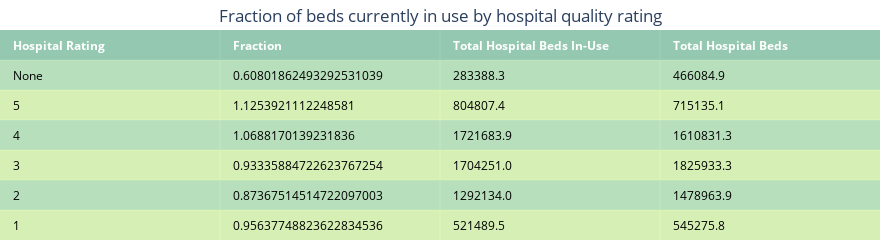

The notebook cell saved with this chart:
### Code cell
# III - 2 - table

df_2_2 = ratings_2

fig_2_2 = ff.create_table(df_2_2, colorscale=colorscale3)

fig_2_2.update_layout(
    {'margin':{'t':30}},
    title={
        "text":"Fraction of beds currently in use by hospital quality rating",
        "y":0.96,
        "x":0.5,
        "xanchor":"center",
        "yanchor":"top"
    },
    autosize=False,
    width=220*df_2_2.shape[1],
    height=40*df_2_2.shape[0]
)

fig_2_2.show()

### Figure 1 — Plotly figure (JSON) as saved in the notebook; plotly's stock layout.template omitted (floating-point values rounded to 4 significant figures)
{"data": [{"colorscale": [[0, "#79bd9a"], [0.5, "#a8dba8"], [1, "#cff09e"]], "hoverinfo": "none", "opacity": 0.75, "showscale": false, "type": "heatmap", "z": [[0, 0, 0, 0], [0.5, 0.5, 0.5, 0.5], [1, 1, 1, 1], [0.5, 0.5, 0.5, 0.5], [1, 1, 1, 1], [0.5, 0.5, 0.5, 0.5], [1, 1, 1, 1]]}], "layout": {"annotations": [{"align": "left", "font": {"color": "#ffffff"}, "showarrow": false, "text": "<b>Hospital Rating</b>", "x": -0.45, "xanchor": "left", "xref": "x", "y": 0, "yref": "y"}, {"align": "left", "font": {"color": "#ffffff"}, "showarrow": false, "text": "<b>Fraction</b>", "x": 0.55, "xanchor": "left", "xref": "x", "y": 0, "yref": "y"}, {"align": "left", "font": {"color": "#ffffff"}, "showarrow": false, "text": "<b>Total Hospital Beds In-Use</b>", "x": 1.55, "xanchor": "left", "xref": "x", "y": 0, "yref": "y"}, {"align": "left", "font": {"color": "#ffffff"}, "showarrow": false, "text": "<b>Total Hospital Beds</b>", "x": 2.55, "xanchor": "left", "xref": "x", "y": 0, "yref": "y"}, {"align": "left", "font": {"color": "#000000"}, "showarrow": false, "text": "None", "x": -0.45, "xanchor": "left", "xref": "x", "y": 1, "yref": "y"}, {"align": "left", "font": {"color": "#000000"}, "showarrow": false, "text": "0.60801862493292531039", "x": 0.55, "xanchor": "left", "xref": "x", "y": 1, "yref": "y"}, {"align": "left", "font": {"color": "#000000"}, "showarrow": false, "text": "283388.3", "x": 1.55, "xanchor": "left", "xref": "x", "y": 1, "yref": "y"}, {"align": "left", "font": {"color": "#000000"}, "showarrow": false, "text": "466084.9", "x": 2.55, "xanchor": "left", "xref": "x", "y": 1, "yref": "y"}, {"align": "left", "font": {"color": "#000000"}, "showarrow": false, "text": "5", "x": -0.45, "xanchor": "left", "xref": "x", "y": 2, "yref": "y"}, {"align": "left", "font": {"color": "#000000"}, "showarrow": false, "text": "1.1253921112248581", "x": 0.55, "xanchor": "left", "xref": "x", "y": 2, "yref": "y"}, {"align": "left", "font": {"color": "#000000"}, "showarrow": false, "text": "804807.4", "x": 1.55, "xanchor": "left", "xref": "x", "y": 2, "yref": "y"}, {"align": "left", "font": {"color": "#000000"}, "showarrow": false, "text": "715135.1", "x": 2.55, "xanchor": "left", "xref": "x", "y": 2, "yref": "y"}, {"align": "left", "font": {"color": "#000000"}, "showarrow": false, "text": "4", "x": -0.45, "xanchor": "left", "xref": "x", "y": 3, "yref": "y"}, {"align": "left", "font": {"color": "#000000"}, "showarrow": false, "text": "1.0688170139231836", "x": 0.55, "xanchor": "left", "xref": "x", "y": 3, "yref": "y"}, {"align": "left", "font": {"color": "#000000"}, "showarrow": false, "text": "1721683.9", "x": 1.55, "xanchor": "left", "xref": "x", "y": 3, "yref": "y"}, {"align": "left", "font": {"color": "#000000"}, "showarrow": false, "text": "1610831.3", "x": 2.55, "xanchor": "left", "xref": "x", "y": 3, "yref": "y"}, {"align": "left", "font": {"color": "#000000"}, "showarrow": false, "text": "3", "x": -0.45, "xanchor": "left", "xref": "x", "y": 4, "yref": "y"}, {"align": "left", "font": {"color": "#000000"}, "showarrow": false, "text": "0.93335884722623767254", "x": 0.55, "xanchor": "left", "xref": "x", "y": 4, "yref": "y"}, {"align": "left", "font": {"color": "#000000"}, "showarrow": false, "text": "1704251.0", "x": 1.55, "xanchor": "left", "xref": "x", "y": 4, "yref": "y"}, {"align": "left", "font": {"color": "#000000"}, "showarrow": false, "text": "1825933.3", "x": 2.55, "xanchor": "left", "xref": "x", "y": 4, "yref": "y"}, {"align": "left", "font": {"color": "#000000"}, "showarrow": false, "text": "2", "x": -0.45, "xanchor": "left", "xref": "x", "y": 5, "yref": "y"}, {"align": "left", "font": {"color": "#000000"}, "showarrow": false, "text": "0.87367514514722097003", "x": 0.55, "xanchor": "left", "xref": "x", "y": 5, "yref": "y"}, {"align": "left", "font": {"color": "#000000"}, "showarrow": false, "text": "1292134.0", "x": 1.55, "xanchor": "left", "xref": "x", "y": 5, "yref": "y"}, {"align": "left", "font": {"color": "#000000"}, "showarrow": false, "text": "1478963.9", "x": 2.55, "xanchor": "left", "xref": "x", "y": 5, "yref": "y"}, {"align": "left", "font": {"color": "#000000"}, "showarrow": false, "text": "1", "x": -0.45, "xanchor": "left", "xref": "x", "y": 6, "yref": "y"}, {"align": "left", "font": {"color": "#000000"}, "showarrow": false, "text": "0.95637748823622834536", "x": 0.55, "xanchor": "left", "xref": "x", "y": 6, "yref": "y"}, {"align": "left", "font": {"color": "#000000"}, "showarrow": false, "text": "521489.5", "x": 1.55, "xanchor": "left", "xref": "x", "y": 6, "yref": "y"}, {"align": "left", "font": {"color": "#000000"}, "showarrow": false, "text": "545275.8", "x": 2.55, "xanchor": "left", "xref": "x", "y": 6, "yref": "y"}], "autosize": false, "height": 240, "margin": {"b": 0, "l": 0, "r": 0, "t": 30}, "title": {"text": "Fraction of beds currently in use by hospital quality rating", "x": 0.5, "xanchor": "center", "y": 0.96, "yanchor": "top"}, "width": 880, "xaxis": {"dtick": 1, "gridwidth": 2, "showticklabels": false, "tick0": -0.5, "ticks": "", "zeroline": false}, "yaxis": {"autorange": "reversed", "dtick": 1, "gridwidth": 2, "showticklabels": false, "tick0": 0.5, "ticks": "", "zeroline": false}}}
